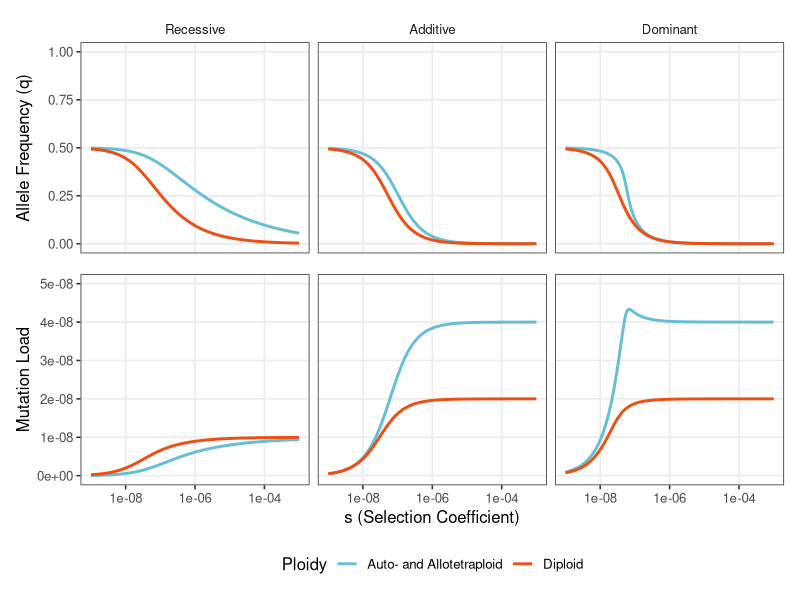

R code for this plot:
library(ggplot2)
library(readr)
library(dplyr)
library(tidyr)
library(patchwork)

# Define color mapping
dip_color <- "#F04D13"
auto_color <- "#66BED6"

# Read in all datasets
dip_rec <- read_csv("dip_rec.csv", col_names = FALSE)
dip_add <- read_csv("dip_add.csv", col_names = FALSE)
dip_dom <- read_csv("dip_dom.csv", col_names = FALSE)
auto_rec <- read_csv("auto_rec.csv", col_names = FALSE)
auto_add <- read_csv("auto_add.csv", col_names = FALSE)
auto_dom <- read_csv("auto_dom.csv", col_names = FALSE)

# Add identifiers and stack all data
add_labels <- function(df, type, mode, group) {
  df <- df %>%
    mutate(Model = type,
           Mode = mode,
           Group = group)
  return(df)
}

combined <- bind_rows(
  add_labels(dip_rec,  "Diploid",    "Recessive", "AlleleFreq"),
  add_labels(auto_rec, "Auto- and Allotetraploid", "Recessive", "AlleleFreq"),
  add_labels(dip_add,  "Diploid",    "Additive",  "AlleleFreq"),
  add_labels(auto_add, "Auto- and Allotetraploid", "Additive",  "AlleleFreq"),
  add_labels(dip_dom,  "Diploid",    "Dominant",  "AlleleFreq"),
  add_labels(auto_dom, "Auto- and Allotetraploid", "Dominant",  "AlleleFreq"),
  
  add_labels(dip_rec,  "Diploid",    "Recessive", "MutationLoad"),
  add_labels(auto_rec, "Auto- and Allotetraploid", "Recessive", "MutationLoad"),
  add_labels(dip_add,  "Diploid",    "Additive",  "MutationLoad"),
  add_labels(auto_add, "Auto- and Allotetraploid", "Additive",  "MutationLoad"),
  add_labels(dip_dom,  "Diploid",    "Dominant",  "MutationLoad"),
  add_labels(auto_dom, "Auto- and Allotetraploid", "Dominant",  "MutationLoad")
) %>%
  mutate(
    x = X1,
    y = case_when(
      Group == "AlleleFreq" ~ X2,
      Group == "MutationLoad" & Model == "Diploid" ~ 1 - X5,
      Group == "MutationLoad" & Model == "Auto- and Allotetraploid" ~ 1 - X6
    )
  )

# Factor for better facet labeling
combined$Mode <- factor(combined$Mode, levels = c("Recessive", "Additive", "Dominant"))
combined$Group <- factor(combined$Group, levels = c("AlleleFreq", "MutationLoad"))

allele_freq_plot <- combined %>%
  filter(Group == "AlleleFreq") %>%
  ggplot(aes(x = x, y = y, color = Model)) +
  geom_line(size = 1) +
  facet_grid(. ~ Mode, labeller = label_value) +
  scale_x_log10(
    limits = c(1e-9, 1e-3),
    breaks = c(1e-8, 1e-6, 1e-4)
  ) +
  scale_y_continuous(
    limits = c(0, 1),
    breaks = c(0, 0.25, 0.5, 0.75, 1)
  ) +
  scale_color_manual(values = c("Diploid" = dip_color, "Auto- and Allotetraploid" = auto_color)) +
  theme_bw(base_size = 12) +
  labs(x = NULL, y = "Allele Frequency (q)", color = "Ploidy") +
  theme(
    legend.position = "none",
    panel.grid.minor = element_blank(),
    strip.placement = "outside",
    strip.background = element_blank(),
    axis.text.x = element_blank(),
    axis.ticks.x = element_blank()
  )


mutation_load_plot <- combined %>%
  filter(Group == "MutationLoad") %>%
  ggplot(aes(x = x, y = y, color = Model)) +
  geom_line(size = 1) +
  facet_grid(. ~ Mode, labeller = label_value) +
  scale_x_log10(
    limits = c(1e-9, 1e-3),
    breaks = c(1e-8, 1e-6, 1e-4)
  ) +
  scale_y_continuous(
    limits = c(0, 5e-8),
    breaks = c(0, 1e-8, 2e-8, 3e-8, 4e-8, 5e-8)
  ) +
  scale_color_manual(values = c("Diploid" = dip_color, "Auto- and Allotetraploid" = auto_color)) +
  theme_bw(base_size = 12) +
  labs(x = "s (Selection Coefficient)", y = "Mutation Load", color = "Ploidy") +
  theme(
    legend.position = "bottom",
    panel.grid.minor = element_blank(),
    strip.placement = "outside",
    strip.background = element_blank(),
    strip.text.x = element_blank()
  )



final_plot <- (allele_freq_plot / mutation_load_plot) +
  plot_layout(heights = c(1, 1))  # adjust row heights if needed

ggsave("equal_mut_final.pdf", final_plot, width = 6.5, height = 4.25, units = "in")

